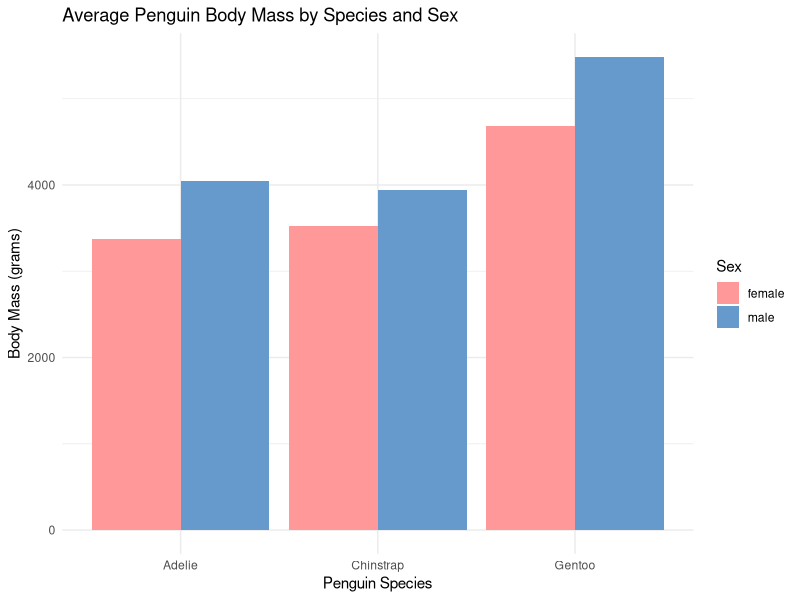

This figure's R source:
## ---- chunk 1
library(ggplot2)
library(palmerpenguins)

ggplot(na.omit(penguins), aes(x = species, y = body_mass_g, fill = sex)) +
  geom_bar(stat = "summary", fun = "mean", position = position_dodge()) +
  labs(
    title = "Average Penguin Body Mass by Species and Sex",
    x = "Penguin Species",
    y = "Body Mass (grams)",
    fill = "Sex"
  ) +
  scale_fill_manual(values = c("female" = "#FF9999", "male" = "#6699CC")) +
  theme_minimal()
